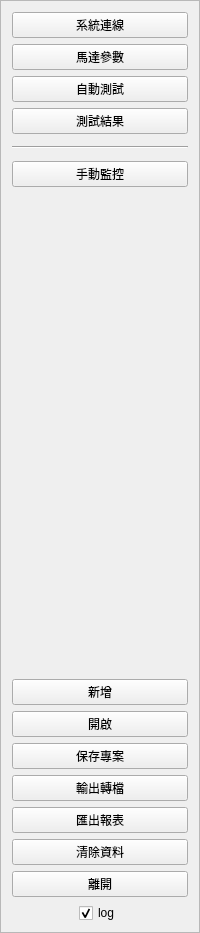
     <widget class="QFrame" name="left_sidebar">
      <property name="sizePolicy">
       <sizepolicy hsizetype="Preferred" vsizetype="Preferred">
        <horstretch>0</horstretch>
        <verstretch>0</verstretch>
       </sizepolicy>
      </property>
      <property name="frameShape">
       <enum>QFrame::StyledPanel</enum>
      </property>
      <property name="frameShadow">
       <enum>QFrame::Raised</enum>
      </property>
      <layout class="QVBoxLayout" name="verticalLayout">
       <property name="bottomMargin">
        <number>9</number>
       </property>
       <item>
        <widget class="QPushButton" name="btn_connect">
         <property name="text">
          <string>系統連線</string>
         </property>
         <property name="checkable">
          <bool>true</bool>
         </property>
        </widget>
       </item>
       <item>
        <widget class="QPushButton" name="btn_motor_parameter">
         <property name="text">
          <string>馬達參數</string>
         </property>
         <property name="checkable">
          <bool>true</bool>
         </property>
        </widget>
       </item>
       <item>
        <widget class="QPushButton" name="btn_auto_test">
         <property name="text">
          <string>自動測試</string>
         </property>
         <property name="checkable">
          <bool>true</bool>
         </property>
        </widget>
       </item>
       <item>
        <widget class="QPushButton" name="btn_test_result">
         <property name="text">
          <string>測試結果</string>
         </property>
         <property name="checkable">
          <bool>true</bool>
         </property>
        </widget>
       </item>
       <item>
        <widget class="Line" name="line_2">
         <property name="sizePolicy">
          <sizepolicy hsizetype="Minimum" vsizetype="Fixed">
           <horstretch>0</horstretch>
           <verstretch>0</verstretch>
          </sizepolicy>
         </property>
         <property name="minimumSize">
          <size>
           <width>0</width>
           <height>15</height>
          </size>
         </property>
         <property name="orientation">
          <enum>Qt::Horizontal</enum>
         </property>
        </widget>
       </item>
       <item>
        <widget class="QPushButton" name="btn_manual_monitoring">
         <property name="text">
          <string>手動監控</string>
         </property>
         <property name="checkable">
          <bool>true</bool>
         </property>
        </widget>
       </item>
       <item>
        <spacer name="verticalSpacer">
         <property name="orientation">
          <enum>Qt::Vertical</enum>
         </property>
         <property name="sizeHint" stdset="0">
          <size>
           <width>20</width>
           <height>486</height>
          </size>
         </property>
        </spacer>
       </item>
       <item>
        <widget class="QPushButton" name="btn_new">
         <property name="text">
          <string>新增</string>
         </property>
        </widget>
       </item>
       <item>
        <widget class="QPushButton" name="btn_open">
         <property name="text">
          <string>開啟</string>
         </property>
        </widget>
       </item>
       <item>
        <widget class="QPushButton" name="btn_save">
         <property name="text">
          <string>保存專案</string>
         </property>
        </widget>
       </item>
       <item>
        <widget class="QPushButton" name="btn_output_cvt">
         <property name="text">
          <string>輸出轉檔</string>
         </property>
        </widget>
       </item>
       <item>
        <widget class="QPushButton" name="btn_export_report">
         <property name="text">
          <string>匯出報表</string>
         </property>
        </widget>
       </item>
       <item>
        <widget class="QPushButton" name="btn_remove_test_result">
         <property name="text">
          <string>清除資料</string>
         </property>
        </widget>
       </item>
       <item>
        <widget class="QPushButton" name="btn_exit">
         <property name="text">
          <string>離開</string>
         </property>
        </widget>
       </item>
       <item alignment="Qt::AlignHCenter">
        <widget class="QCheckBox" name="checkBox_2">
         <property name="text">
          <string>log</string>
         </property>
         <property name="checked">
          <bool>true</bool>
         </property>
        </widget>
       </item>
      </layout>
     </widget>
